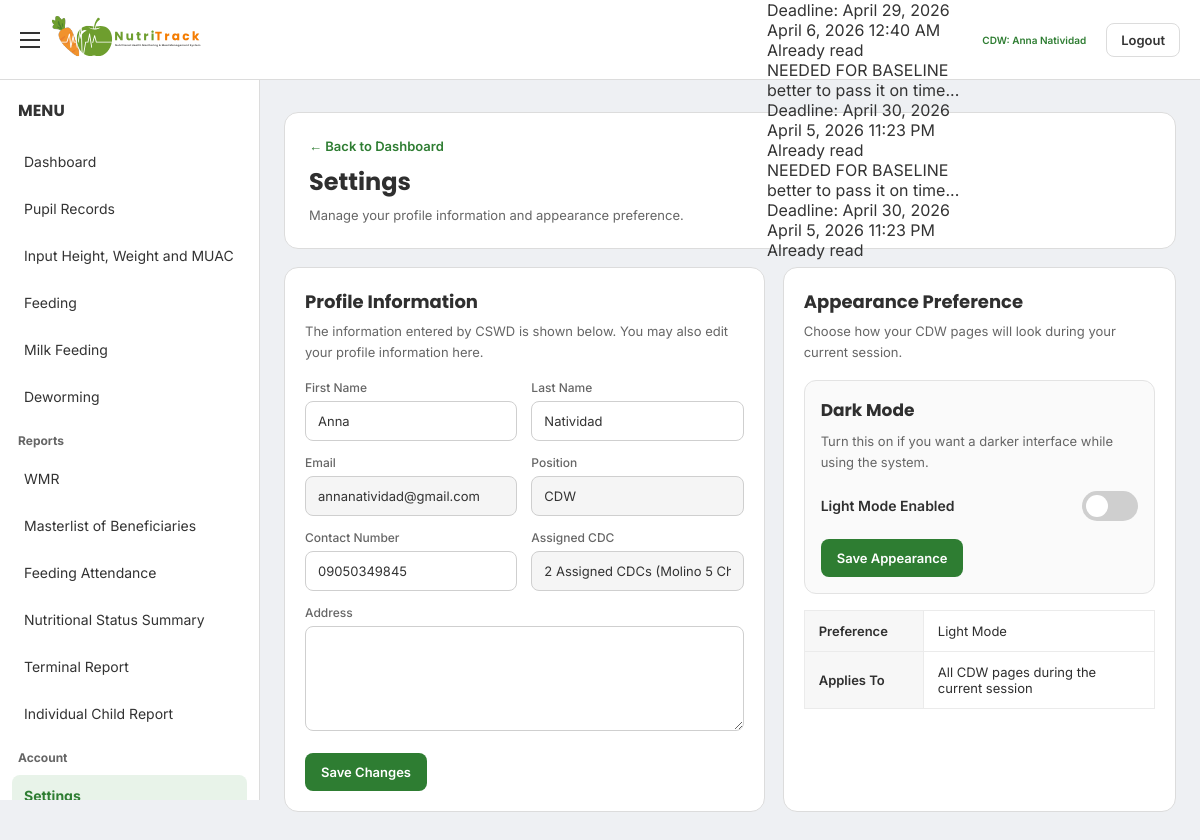
Page /cdw/settings.php (signed in) on the committed database.
### tables this page shows
CREATE TABLE `notifications` (
  `notification_id` int(11) NOT NULL,
  `user_id` int(11) NOT NULL,
  `reminder_id` int(11) DEFAULT NULL,
  `title` varchar(255) NOT NULL,
  `message` text DEFAULT NULL,
  `deadline` date DEFAULT NULL,
  `is_read` tinyint(1) NOT NULL DEFAULT 0,
  `read_at` datetime DEFAULT NULL,
  `created_at` timestamp NOT NULL DEFAULT current_timestamp(),
  `admin_seen` tinyint(1) NOT NULL DEFAULT 0,
  `admin_seen_at` datetime DEFAULT NULL
);

CREATE TABLE `users` (
  `user_id` int(11) NOT NULL,
  `role_id` int(11) DEFAULT NULL,
  `first_name` varchar(100) DEFAULT NULL,
  `last_name` varchar(100) DEFAULT NULL,
  `email` varchar(100) DEFAULT NULL,
  `password` varchar(255) DEFAULT NULL,
  `contact_number` varchar(20) DEFAULT NULL,
  `address` text DEFAULT NULL,
  `created_at` timestamp NOT NULL DEFAULT current_timestamp(),
  `last_active` datetime DEFAULT NULL
);

### cdw/settings.php (the view, shortened to what this page needs)
<?php
include '../config/database.php';
$user_id = $_SESSION['user_id'];
$user = [
    'first_name' => '',
    'last_name' => '',
    'email' => '',
    'contact_number' => '',
    'address' => ''
];
$sql_user = "SELECT first_name, last_name, email, contact_number, address
             FROM users
             WHERE user_id = ? AND role_id = 2
             LIMIT 1";
$stmt_user = $conn->prepare($sql_user);
if ($stmt_user) {
    $stmt_user->bind_param("i", $user_id);
    $stmt_user->execute();
    $result_user = $stmt_user->get_result();
    if ($result_user && $result_user->num_rows > 0) {
        $row_user = $result_user->fetch_assoc();
        $user['first_name'] = $row_user['first_name'] ?? '';
        $user['last_name'] = $row_user['last_name'] ?? '';
        $user['email'] = $row_user['email'] ?? '';
        $user['contact_number'] = $row_user['contact_number'] ?? '';
        $user['address'] = $row_user['address'] ?? '';
    }
}
$assigned_cdcs = [];
$sql_cdc = "SELECT c.cdc_name
            FROM cdw_assignments ca
            INNER JOIN cdc c ON ca.cdc_id = c.cdc_id
            WHERE ca.user_id = ?
            ORDER BY c.cdc_name ASC";
$stmt_cdc = $conn->prepare($sql_cdc);
if ($stmt_cdc) {
    $stmt_cdc->bind_param("i", $user_id);
    $stmt_cdc->execute();
    $result_cdc = $stmt_cdc->get_result();
    while ($row_cdc = $result_cdc->fetch_assoc()) {
        $assigned_cdcs[] = $row_cdc['cdc_name'];
    }
}
$cdc_count = count($assigned_cdcs);
$cdc_names = ($cdc_count > 0) ? implode(', ', $assigned_cdcs) : 'No assigned CDC';
$assigned_cdc_display = $cdc_count . ' Assigned CDC' . ($cdc_count > 1 ? 's' : '') . ' (' . $cdc_names . ')';
$theme_mode = $_SESSION['theme_mode'];
?>
<!DOCTYPE html>
<html lang="en">
<head>
    <link rel="stylesheet" href="../assets/cdw-style.css">
</head>
<body class="<?php echo ($theme_mode === 'dark') ? 'dark-mode' : ''; ?>">
<?php include '../includes/cdw_topbar.php'; ?>
<?php include '../includes/cdw_sidebar.php'; ?>
<div class="main-content" id="mainContent">
    <div class="page-header">
        <a href="dashboard.php" class="back-link">← Back to Dashboard</a>
        <h1 class="page-title">Settings</h1>
        <div class="page-subtitle">Manage your profile information and appearance preference.</div>
    </div>
    <div class="settings-grid">
        <div class="content-card">
            <div class="section-title">Profile Information</div>
            <div class="section-subtitle">
                The information entered by CSWD is shown below. You may also edit your profile information here.
            </div>
            <form method="POST">
                <div class="settings-form-grid">
                    <div class="form-group">
                        <label>First Name</label>
                        <input type="text" name="first_name" class="form-control" value="<?php echo htmlspecialchars($user['first_name']); ?>" required>
                    </div>
                    <div class="form-group">
                        <label>Last Name</label>
                        <input type="text" name="last_name" class="form-control" value="<?php echo htmlspecialchars($user['last_name']); ?>" required>
                    </div>
                    <div class="form-group">
                        <label>Email</label>
                        <input type="email" class="form-control" value="<?php echo htmlspecialchars($user['email']); ?>" readonly>
                    </div>
                    <div class="form-group">
                        <label>Position</label>
                        <input type="text" class="form-control" value="CDW" readonly>
                    </div>
                    <div class="form-group">
                        <label>Contact Number</label>
                        <input type="text" name="contact_number" class="form-control" value="<?php echo htmlspecialchars($user['contact_number']); ?>">
                    </div>
                    <div class="form-group">
                        <label>Assigned CDC</label>
                        <input type="text" class="form-control" value="<?php echo htmlspecialchars($assigned_cdc_display); ?>" readonly>
                    </div>
                    <div class="form-group full-width">
                        <label>Address</label>
                        <textarea name="address" class="form-control"><?php echo htmlspecialchars($user['address']); ?></textarea>
                    </div>
                </div>
                <div class="button-group">
                    <button type="submit" name="save_profile" class="btn btn-save">Save Changes</button>
                </div>
            </form>
        </div>
        <div class="content-card">
            <div class="section-title">Appearance Preference</div>
            <div class="section-subtitle">
                Choose how your CDW pages will look during your current session.
            </div>
            <form method="POST">
                <div class="appearance-box">
                    <div class="appearance-title">Dark Mode</div>
                    <div class="appearance-note">
                        Turn this on if you want a darker interface while using the system.
                    </div>
                    <div class="toggle-row">
                        <div class="toggle-label" id="themeLabel">
                            <?php echo ($theme_mode === 'dark') ? 'Dark Mode Enabled' : 'Light Mode Enabled'; ?>
                        </div>
                        <label class="switch">
                            <span class="slider"></span>
                        </label>
                    </div>
                    <div class="button-group">
                        <button type="submit" name="save_theme" class="btn btn-save">Save Appearance</button>
                    </div>
                </div>
                <table class="preference-table">
                    <tr>
                        <th>Preference</th>
                        <td><?php echo ($theme_mode === 'dark') ? 'Dark Mode' : 'Light Mode'; ?></td>
                    </tr>
                    <tr>
                        <th>Applies To</th>
                        <td>All CDW pages during the current session</td>
                    </tr>
                </table>
            </form>
        </div>
    </div>
</div>
</body>
</html>

### includes/cdw_topbar.php (shortened to what this page needs)
<?php
require_once __DIR__ . '/../config/database.php';
$cdw_name = trim(
    (isset($_SESSION['first_name']) ? $_SESSION['first_name'] : '') . ' ' .
    (isset($_SESSION['last_name']) ? $_SESSION['last_name'] : '')
);
$user_id = isset($_SESSION['user_id']) ? (int) $_SESSION['user_id'] : 0;
$cdw_notifications = [];
if ($user_id > 0) {
    $notif_sql = "
        SELECT
            notification_id,
            title,
            message,
            deadline,
            is_read,
            created_at
        FROM notifications
        WHERE user_id = ?
        ORDER BY created_at DESC, notification_id DESC
        LIMIT 10
    ";
    $stmt = $conn->prepare($notif_sql);
    $stmt->bind_param("i", $user_id);
    $stmt->execute();
    $result = $stmt->get_result();
    while ($row = $result->fetch_assoc()) {
        $cdw_notifications[] = $row;
    }
}
?>
<div class="topbar">
    <div class="topbar-left">
        <button class="menu-toggle" onclick="toggleSidebar()" type="button" aria-label="Toggle Menu">
            <span></span>
            <span></span>
            <span></span>
        </button>
        <a href="dashboard.php" class="topbar-logo-link">
            <img src="../NUTRITRACK-LOGO.svg" alt="NutriTrack Logo" class="topbar-logo">
        </a>
    </div>
    <div class="topbar-right">
        <div class="topbar-notification" id="cdwNotificationWrapper">
            <div class="notif-dropdown" id="cdwNotifDropdown">
                <?php if (!empty($cdw_notifications)): ?>
                    <?php foreach ($cdw_notifications as $notif): ?>
                        <div class="notif-dropdown-item">
                            <div class="notif-title">
                                <?php echo htmlspecialchars($notif['title']); ?>
                            </div>
                            <div class="notif-meta">
                                <?php echo htmlspecialchars($notif['message']); ?>
                            </div>
                            <?php if (!empty($notif['deadline'])): ?>
                                <div class="notif-meta">
                                    Deadline: <?php echo date('F j, Y', strtotime($notif['deadline'])); ?>
                                </div>
                            <?php endif; ?>
                            <div class="notif-meta">
                                <?php echo !empty($notif['created_at']) ? date('F j, Y g:i A', strtotime($notif['created_at'])) : ''; ?>
                            </div>
                            <?php if ((int)$notif['is_read'] === 0): ?>
                                <form action="mark_notification_read.php" method="POST" class="notif-action-form">
                                    <input type="hidden" name="notification_id" value="<?php echo (int)$notif['notification_id']; ?>">
                                    <button type="submit" class="notif-read-btn">Mark as Read</button>
                                </form>
                            <?php else: ?>
                                <div class="notif-meta">Already read</div>
                            <?php endif; ?>
                        </div>
                    <?php endforeach; ?>
                <?php else: ?>
                    <div class="notif-empty">No notifications yet.</div>
                <?php endif; ?>
            </div>
        </div>
        <div class="user-text">
            CDW: <?php echo htmlspecialchars($cdw_name); ?>
        </div>
        <a href="../logout.php" class="logout-btn">Logout</a>
    </div>
</div>

### assets/cdw-style.css (style rules this page uses)
* { box-sizing:border-box; margin:0; padding:0; }
:root { --page-bg:#eef0f3; --card-bg:#ffffff; --text-color:#333333; --muted-text:#666666; --border-color:#dcdcdc; --input-bg:#ffffff; --input-border:#cfcfcf; --readonly-bg:#f5f5f5; --hover-bg:#f4f7f4; --active-bg:#e8f3e9; --accent:#2E7D32; --table-head:#f7f7f7; }
body { background:var(--page-bg); font-family:'Inter', sans-serif; color:var(--text-color); }
a { text-decoration:none; }
.topbar { position:fixed; top:0; left:0; width:100%; height:80px; background:var(--card-bg); border-bottom:1px solid var(--border-color); display:flex; align-items:center; justify-content:space-between; padding:0 20px; z-index:1100; }
.topbar-left { display:flex; align-items:center; gap:12px; }
.menu-toggle { border:none; background:transparent; display:flex; flex-direction:column; gap:5px; cursor:pointer; }
.menu-toggle span { width:20px; height:2px; background:var(--text-color); }
.topbar-logo { height:50px; }
.topbar-right { display:flex; align-items:center; gap:20px; }
.user-text { font-size:10px; font-weight:600; color:var(--accent); }
.logout-btn { padding:8px 14px; border:1px solid var(--border-color); border-radius:8px; background:var(--card-bg); font-size:13px; font-weight:600; color:var(--text-color); }
.main-content { margin-left:260px; padding:100px 24px 24px; }
.page-header, .content-card, .date-group-card, .child-block, .report-item, .prepared-by, .appearance-box { background:var(--card-bg); border-color:var(--border-color); color:var(--text-color); }
.form-control, input, select, textarea { background:var(--input-bg); color:var(--text-color); border:1px solid var(--input-border); }
input[readonly], textarea[readonly] { background:var(--readonly-bg); }
table th { background:var(--table-head); color:var(--text-color); border-color:var(--border-color); }
table td { color:var(--text-color); border-color:var(--border-color); }

### rows in the picture
notifications: deadline "April 29, 2026", created_at "April 6, 2026 12:40 AM", is_read "Already read"
notifications: title "NEEDED FOR BASELINE", message "better to pass it on time...", deadline "April 30, 2026", created_at "April 5, 2026 11:23 PM", is_read "Already read"
notifications: title "NEEDED FOR BASELINE", message "better to pass it on time...", deadline "April 30, 2026", created_at "April 5, 2026 11:23 PM", is_read "Already read"
users: first_name "Anna", last_name "Natividad", email "annanatividad@gmail.com", contact_number "09050349845"

### other values in the picture
$cdw_name "Anna Natividad"
